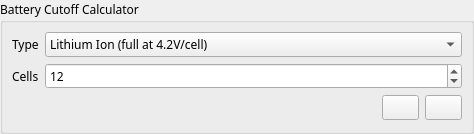
<?xml version="1.0" encoding="UTF-8"?>
<ui version="4.0">
 <class>BatteryCalculator</class>
 <widget class="QWidget" name="BatteryCalculator">
  <property name="geometry">
   <rect>
    <x>0</x>
    <y>0</y>
    <width>474</width>
    <height>134</height>
   </rect>
  </property>
  <property name="font">
   <font>
    <family>Microsoft YaHei</family>
   </font>
  </property>
  <property name="windowTitle">
   <string>Form</string>
  </property>
  <layout class="QHBoxLayout" name="horizontalLayout">
   <property name="leftMargin">
    <number>0</number>
   </property>
   <property name="topMargin">
    <number>0</number>
   </property>
   <property name="rightMargin">
    <number>0</number>
   </property>
   <property name="bottomMargin">
    <number>0</number>
   </property>
   <item>
    <widget class="QGroupBox" name="groupBox">
     <property name="title">
      <string>Battery Cutoff Calculator</string>
     </property>
     <layout class="QGridLayout" name="gridLayout">
      <item row="0" column="0">
       <widget class="QLabel" name="label_2">
        <property name="sizePolicy">
         <sizepolicy hsizetype="Fixed" vsizetype="Preferred">
          <horstretch>0</horstretch>
          <verstretch>0</verstretch>
         </sizepolicy>
        </property>
        <property name="text">
         <string>Type</string>
        </property>
       </widget>
      </item>
      <item row="2" column="3">
       <widget class="QPushButton" name="batteryCalcButton">
        <property name="sizePolicy">
         <sizepolicy hsizetype="Fixed" vsizetype="Fixed">
          <horstretch>0</horstretch>
          <verstretch>0</verstretch>
         </sizepolicy>
        </property>
        <property name="toolTip">
         <string>Apply calculated limits</string>
        </property>
        <property name="text">
         <string/>
        </property>
        <property name="iconSize">
         <size>
          <width>45</width>
          <height>16</height>
         </size>
        </property>
       </widget>
      </item>
      <item row="0" column="1" colspan="3">
       <widget class="QComboBox" name="batteryTypeBox">
        <property name="sizePolicy">
         <sizepolicy hsizetype="MinimumExpanding" vsizetype="Fixed">
          <horstretch>0</horstretch>
          <verstretch>0</verstretch>
         </sizepolicy>
        </property>
        <item>
         <property name="text">
          <string>Lithium Ion (full at 4.2V/cell)</string>
         </property>
        </item>
       </widget>
      </item>
      <item row="2" column="0" colspan="2">
       <widget class="QLabel" name="batteryCutoffLabel">
        <property name="text">
         <string/>
        </property>
       </widget>
      </item>
      <item row="1" column="0">
       <widget class="QLabel" name="label_3">
        <property name="text">
         <string>Cells</string>
        </property>
       </widget>
      </item>
      <item row="1" column="1" colspan="3">
       <widget class="QSpinBox" name="batteryCellBox">
        <property name="sizePolicy">
         <sizepolicy hsizetype="MinimumExpanding" vsizetype="Fixed">
          <horstretch>0</horstretch>
          <verstretch>0</verstretch>
         </sizepolicy>
        </property>
        <property name="minimum">
         <number>1</number>
        </property>
        <property name="value">
         <number>12</number>
        </property>
       </widget>
      </item>
      <item row="2" column="2">
       <widget class="QPushButton" name="helpButton">
        <property name="sizePolicy">
         <sizepolicy hsizetype="Fixed" vsizetype="Fixed">
          <horstretch>0</horstretch>
          <verstretch>0</verstretch>
         </sizepolicy>
        </property>
        <property name="toolTip">
         <string>Show help</string>
        </property>
        <property name="text">
         <string/>
        </property>
       </widget>
      </item>
     </layout>
    </widget>
   </item>
  </layout>
 </widget>
 <resources/>
 <connections/>
</ui>
